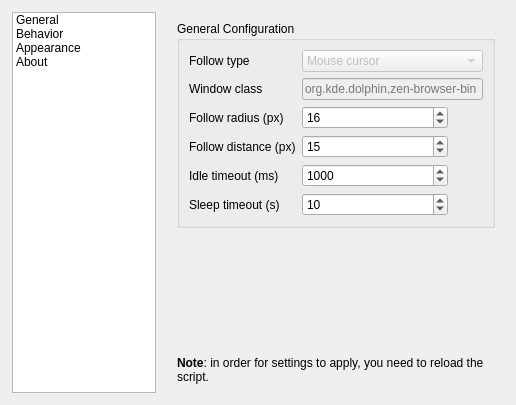
<?xml version="1.0" encoding="UTF-8"?>
<ui version="4.0">
 <class>KNekoConfig</class>
 <widget class="QWidget" name="KNekoConfig">
  <property name="geometry">
   <rect>
    <x>0</x>
    <y>0</y>
    <width>516</width>
    <height>405</height>
   </rect>
  </property>
  <property name="windowTitle">
   <string>KNeko Configuration</string>
  </property>
  <layout class="QHBoxLayout" name="horizontalLayout">
   <property name="spacing">
    <number>12</number>
   </property>
   <property name="leftMargin">
    <number>12</number>
   </property>
   <property name="topMargin">
    <number>12</number>
   </property>
   <property name="rightMargin">
    <number>12</number>
   </property>
   <property name="bottomMargin">
    <number>12</number>
   </property>
   <item>
    <widget class="QListWidget" name="categoryList">
     <property name="sizePolicy">
      <sizepolicy hsizetype="Fixed" vsizetype="Expanding">
       <horstretch>0</horstretch>
       <verstretch>0</verstretch>
      </sizepolicy>
     </property>
     <property name="minimumSize">
      <size>
       <width>144</width>
       <height>0</height>
      </size>
     </property>
     <property name="maximumSize">
      <size>
       <width>144</width>
       <height>16777215</height>
      </size>
     </property>
     <property name="selectionMode">
      <enum>QAbstractItemView::SelectionMode::SingleSelection</enum>
     </property>
     <property name="iconSize">
      <size>
       <width>22</width>
       <height>22</height>
      </size>
     </property>
     <property name="movement">
      <enum>QListView::Movement::Static</enum>
     </property>
     <property name="flow">
      <enum>QListView::Flow::TopToBottom</enum>
     </property>
     <property name="spacing">
      <number>6</number>
     </property>
     <property name="viewMode">
      <enum>QListView::ViewMode::ListMode</enum>
     </property>
     <property name="uniformItemSizes">
      <bool>true</bool>
     </property>
     <property name="currentRow">
      <number>-1</number>
     </property>
     <item>
      <property name="text">
       <string>General</string>
      </property>
      <property name="icon">
       <iconset theme="preferences-system-windows"/>
      </property>
     </item>
     <item>
      <property name="text">
       <string>Behavior</string>
      </property>
      <property name="icon">
       <iconset theme="preferences-system-splash"/>
      </property>
     </item>
     <item>
      <property name="text">
       <string>Appearance</string>
      </property>
      <property name="icon">
       <iconset theme="preferences-desktop-theme"/>
      </property>
     </item>
     <item>
      <property name="text">
       <string>About</string>
      </property>
      <property name="icon">
       <iconset theme="help-about"/>
      </property>
     </item>
    </widget>
   </item>
   <item>
    <layout class="QVBoxLayout" name="verticalLayout">
     <item>
      <widget class="QStackedWidget" name="pages">
       <property name="enabled">
        <bool>true</bool>
       </property>
       <property name="sizePolicy">
        <sizepolicy hsizetype="Expanding" vsizetype="Expanding">
         <horstretch>1</horstretch>
         <verstretch>1</verstretch>
        </sizepolicy>
       </property>
       <property name="currentIndex">
        <number>0</number>
       </property>
       <widget class="QWidget" name="pageGeneral">
        <layout class="QVBoxLayout" name="generalLayout">
         <property name="spacing">
          <number>10</number>
         </property>
         <item>
          <widget class="QGroupBox" name="groupFollow">
           <property name="title">
            <string>General Configuration</string>
           </property>
           <layout class="QFormLayout" name="followForm">
            <property name="fieldGrowthPolicy">
             <enum>QFormLayout::FieldGrowthPolicy::AllNonFixedFieldsGrow</enum>
            </property>
            <item row="0" column="0">
             <widget class="QLabel" name="labelFollowType">
              <property name="text">
               <string>Follow type</string>
              </property>
             </widget>
            </item>
            <item row="0" column="1">
             <widget class="QComboBox" name="kcfg_FollowType">
              <property name="enabled">
               <bool>false</bool>
              </property>
              <property name="toolTip">
               <string>So far, only mouse cursor tracking has been implemented</string>
              </property>
              <item>
               <property name="text">
                <string>Mouse cursor</string>
               </property>
              </item>
              <item>
               <property name="text">
                <string>Window titlebar</string>
               </property>
              </item>
              <item>
               <property name="text">
                <string>Mouse in window</string>
               </property>
              </item>
              <item>
               <property name="text">
                <string>Along taskbar</string>
               </property>
              </item>
              <item>
               <property name="text">
                <string>Fixed</string>
               </property>
              </item>
             </widget>
            </item>
            <item row="2" column="0">
             <widget class="QLabel" name="labelFollowWindowClass">
              <property name="enabled">
               <bool>true</bool>
              </property>
              <property name="text">
               <string>Window class</string>
              </property>
              <property name="wordWrap">
               <bool>false</bool>
              </property>
             </widget>
            </item>
            <item row="2" column="1">
             <widget class="QLineEdit" name="kcfg_FollowWindowClass">
              <property name="enabled">
               <bool>false</bool>
              </property>
              <property name="toolTip">
               <string>&lt;html&gt;&lt;head/&gt;&lt;body&gt;&lt;p&gt;&lt;span style=&quot; font-weight:700;&quot;&gt;Not yet implemented.&lt;/span&gt;&lt;/p&gt;&lt;p&gt;Comma separated window classes.&lt;/p&gt;&lt;p&gt;KNeko will follow the first listed class in order of precidence.&lt;/p&gt;&lt;p&gt;If no windows match, KNeko will idle instead.&lt;/p&gt;&lt;/body&gt;&lt;/html&gt;</string>
              </property>
              <property name="inputMethodHints">
               <set>Qt::InputMethodHint::ImhLatinOnly</set>
              </property>
              <property name="placeholderText">
               <string>org.kde.dolphin,zen-browser-bin</string>
              </property>
             </widget>
            </item>
            <item row="3" column="0">
             <widget class="QLabel" name="labelFollowRadius">
              <property name="text">
               <string>Follow radius (px)</string>
              </property>
             </widget>
            </item>
            <item row="3" column="1">
             <widget class="QSpinBox" name="kcfg_FollowRadius">
              <property name="sizePolicy">
               <sizepolicy hsizetype="Minimum" vsizetype="Fixed">
                <horstretch>0</horstretch>
                <verstretch>0</verstretch>
               </sizepolicy>
              </property>
              <property name="maximumSize">
               <size>
                <width>146</width>
                <height>16777215</height>
               </size>
              </property>
              <property name="cursor">
               <cursorShape>SizeVerCursor</cursorShape>
              </property>
              <property name="toolTip">
               <string>How far the target has to move before KNeko begins following again</string>
              </property>
              <property name="minimum">
               <number>0</number>
              </property>
              <property name="maximum">
               <number>9999</number>
              </property>
              <property name="singleStep">
               <number>4</number>
              </property>
              <property name="value">
               <number>16</number>
              </property>
             </widget>
            </item>
            <item row="4" column="0">
             <widget class="QLabel" name="labelFollowSpeed">
              <property name="text">
               <string>Follow distance (px)</string>
              </property>
             </widget>
            </item>
            <item row="4" column="1">
             <widget class="QSpinBox" name="kcfg_FollowSpeed">
              <property name="maximumSize">
               <size>
                <width>146</width>
                <height>16777215</height>
               </size>
              </property>
              <property name="cursor">
               <cursorShape>SizeVerCursor</cursorShape>
              </property>
              <property name="toolTip">
               <string>&lt;html&gt;&lt;head/&gt;&lt;body&gt;&lt;p&gt;The maximum distance KNeko will &amp;quot;jump&amp;quot; towards its target.&lt;/p&gt;&lt;/body&gt;&lt;/html&gt;</string>
              </property>
              <property name="minimum">
               <number>1</number>
              </property>
              <property name="maximum">
               <number>500</number>
              </property>
              <property name="value">
               <number>15</number>
              </property>
             </widget>
            </item>
            <item row="5" column="0">
             <widget class="QLabel" name="labelIdleTimeout">
              <property name="text">
               <string>Idle timeout (ms)</string>
              </property>
             </widget>
            </item>
            <item row="5" column="1">
             <widget class="QSpinBox" name="kcfg_IdleTimeout">
              <property name="maximumSize">
               <size>
                <width>146</width>
                <height>16777215</height>
               </size>
              </property>
              <property name="cursor">
               <cursorShape>SizeVerCursor</cursorShape>
              </property>
              <property name="minimum">
               <number>0</number>
              </property>
              <property name="maximum">
               <number>1000000</number>
              </property>
              <property name="singleStep">
               <number>150</number>
              </property>
              <property name="value">
               <number>1000</number>
              </property>
             </widget>
            </item>
            <item row="6" column="0">
             <widget class="QLabel" name="labelSleepTimeout">
              <property name="text">
               <string>Sleep timeout (s)</string>
              </property>
             </widget>
            </item>
            <item row="6" column="1">
             <widget class="QSpinBox" name="kcfg_SleepTimeout">
              <property name="maximumSize">
               <size>
                <width>146</width>
                <height>16777215</height>
               </size>
              </property>
              <property name="value">
               <number>10</number>
              </property>
             </widget>
            </item>
           </layout>
          </widget>
         </item>
         <item>
          <spacer name="spacerGeneral">
           <property name="orientation">
            <enum>Qt::Orientation::Vertical</enum>
           </property>
           <property name="sizeHint" stdset="0">
            <size>
             <width>20</width>
             <height>40</height>
            </size>
           </property>
          </spacer>
         </item>
         <item>
          <widget class="QLabel" name="labelNote">
           <property name="text">
            <string>&lt;html&gt;&lt;head/&gt;&lt;body&gt;&lt;p&gt;&lt;span style=&quot; font-weight:700;&quot;&gt;Note&lt;/span&gt;: in order for settings to apply, you need to reload the script.&lt;/p&gt;&lt;/body&gt;&lt;/html&gt;</string>
           </property>
           <property name="wordWrap">
            <bool>true</bool>
           </property>
          </widget>
         </item>
        </layout>
       </widget>
       <widget class="QWidget" name="pageBehavior">
        <layout class="QVBoxLayout" name="behaviorLayout">
         <property name="spacing">
          <number>10</number>
         </property>
         <property name="sizeConstraint">
          <enum>QLayout::SizeConstraint::SetDefaultConstraint</enum>
         </property>
         <item>
          <widget class="QGroupBox" name="groupBehaviour">
           <property name="title">
            <string>Advanced Behaviour Configuration</string>
           </property>
           <layout class="QFormLayout" name="offsetForm">
            <property name="fieldGrowthPolicy">
             <enum>QFormLayout::FieldGrowthPolicy::AllNonFixedFieldsGrow</enum>
            </property>
            <item row="0" column="0">
             <widget class="QLabel" name="labelOffsetX">
              <property name="text">
               <string>Follow offset (px)</string>
              </property>
             </widget>
            </item>
            <item row="0" column="1">
             <layout class="QFormLayout" name="formLayout">
              <item row="0" column="0">
               <widget class="QSpinBox" name="kcfg_FollowOffsetX">
                <property name="cursor">
                 <cursorShape>SizeVerCursor</cursorShape>
                </property>
                <property name="toolTip">
                 <string>x (px)</string>
                </property>
                <property name="minimum">
                 <number>-9999</number>
                </property>
                <property name="maximum">
                 <number>9999</number>
                </property>
                <property name="value">
                 <number>32</number>
                </property>
               </widget>
              </item>
              <item row="0" column="1">
               <widget class="QSpinBox" name="kcfg_FollowOffsetY">
                <property name="cursor">
                 <cursorShape>SizeVerCursor</cursorShape>
                </property>
                <property name="toolTip">
                 <string>y (px)</string>
                </property>
                <property name="minimum">
                 <number>-9999</number>
                </property>
                <property name="maximum">
                 <number>9999</number>
                </property>
                <property name="value">
                 <number>32</number>
                </property>
               </widget>
              </item>
             </layout>
            </item>
            <item row="1" column="0">
             <widget class="QLabel" name="labelAnimInterval">
              <property name="text">
               <string>Animation interval (ms)</string>
              </property>
             </widget>
            </item>
            <item row="1" column="1">
             <widget class="QSpinBox" name="kcfg_AnimationInterval">
              <property name="maximumSize">
               <size>
                <width>154</width>
                <height>16777215</height>
               </size>
              </property>
              <property name="cursor">
               <cursorShape>SizeVerCursor</cursorShape>
              </property>
              <property name="minimum">
               <number>50</number>
              </property>
              <property name="maximum">
               <number>10000</number>
              </property>
              <property name="singleStep">
               <number>50</number>
              </property>
              <property name="value">
               <number>150</number>
              </property>
             </widget>
            </item>
           </layout>
          </widget>
         </item>
         <item>
          <spacer name="spacerBehavior">
           <property name="orientation">
            <enum>Qt::Orientation::Vertical</enum>
           </property>
           <property name="sizeHint" stdset="0">
            <size>
             <width>20</width>
             <height>40</height>
            </size>
           </property>
          </spacer>
         </item>
        </layout>
       </widget>
       <widget class="QWidget" name="pageAppearance">
        <layout class="QVBoxLayout" name="appearanceLayout">
         <property name="spacing">
          <number>10</number>
         </property>
         <item>
          <widget class="QGroupBox" name="groupAppearance">
           <property name="title">
            <string>Appearance</string>
           </property>
           <layout class="QFormLayout" name="appearanceForm">
            <property name="fieldGrowthPolicy">
             <enum>QFormLayout::FieldGrowthPolicy::AllNonFixedFieldsGrow</enum>
            </property>
            <item row="0" column="0">
             <widget class="QLabel" name="labelAppearance">
              <property name="text">
               <string>Sprite set</string>
              </property>
             </widget>
            </item>
            <item row="0" column="1">
             <widget class="QComboBox" name="kcfg_Appearance">
              <item>
               <property name="text">
                <string>Neko</string>
               </property>
              </item>
              <item>
               <property name="text">
                <string>Black</string>
               </property>
              </item>
              <item>
               <property name="text">
                <string>Tabby</string>
               </property>
              </item>
              <item>
               <property name="text">
                <string>Calico</string>
               </property>
              </item>
              <item>
               <property name="text">
                <string>Siamese</string>
               </property>
              </item>
              <item>
               <property name="text">
                <string>Maia</string>
               </property>
              </item>
              <item>
               <property name="text">
                <string>Ghost</string>
               </property>
              </item>
              <item>
               <property name="text">
                <string>Fox</string>
               </property>
              </item>
             </widget>
            </item>
            <item row="1" column="0">
             <widget class="QLabel" name="labelUserSprite">
              <property name="text">
               <string>User sprite</string>
              </property>
             </widget>
            </item>
            <item row="1" column="1">
             <widget class="QLineEdit" name="kcfg_UserSprite">
              <property name="enabled">
               <bool>false</bool>
              </property>
              <property name="toolTip">
               <string>&lt;html&gt;&lt;head/&gt;&lt;body&gt;&lt;p&gt;Absoulte path to the spritemap image&lt;/p&gt;&lt;p&gt;If on reload, there is no image, check the validity of the path&lt;/p&gt;&lt;/body&gt;&lt;/html&gt;</string>
              </property>
              <property name="cursorPosition">
               <number>0</number>
              </property>
              <property name="placeholderText">
               <string>/home/rileyaft/Pictures/neko.png</string>
              </property>
             </widget>
            </item>
            <item row="2" column="1">
             <widget class="QCheckBox" name="kcfg_UseUserSprite">
              <property name="text">
               <string>Use user sprite?</string>
              </property>
             </widget>
            </item>
           </layout>
          </widget>
         </item>
         <item>
          <spacer name="spacerAppearance">
           <property name="orientation">
            <enum>Qt::Orientation::Vertical</enum>
           </property>
           <property name="sizeHint" stdset="0">
            <size>
             <width>20</width>
             <height>40</height>
            </size>
           </property>
          </spacer>
         </item>
         <item>
          <widget class="QLabel" name="labelAppearanceInfo">
           <property name="text">
            <string>&lt;html&gt;&lt;head/&gt;&lt;body&gt;&lt;p&gt;For an example on what a custom spritesheet looks like, check out the &lt;a href=&quot;https://github.com/rileyaft/KNeko/tree/main/package/contents/ui/img&quot;&gt;&lt;span style=&quot; text-decoration: underline; color:#5f83c1;&quot;&gt;existing images&lt;/span&gt;&lt;/a&gt; on the github page.&lt;/p&gt;&lt;p&gt;To make KNeko run smoothy, rather than jump, install the desktop effect &amp;quot;Geometry Change&amp;quot; and enable it.&lt;/p&gt;&lt;/body&gt;&lt;/html&gt;</string>
           </property>
           <property name="wordWrap">
            <bool>true</bool>
           </property>
           <property name="openExternalLinks">
            <bool>true</bool>
           </property>
          </widget>
         </item>
        </layout>
       </widget>
       <widget class="QWidget" name="pageAbout">
        <property name="cursor">
         <cursorShape>WhatsThisCursor</cursorShape>
        </property>
        <layout class="QVBoxLayout" name="aboutLayout">
         <property name="spacing">
          <number>10</number>
         </property>
         <item>
          <widget class="QGroupBox" name="groupAbout">
           <property name="title">
            <string>About</string>
           </property>
           <layout class="QFormLayout" name="aboutForm">
            <property name="fieldGrowthPolicy">
             <enum>QFormLayout::FieldGrowthPolicy::AllNonFixedFieldsGrow</enum>
            </property>
            <item row="0" column="0">
             <widget class="QPushButton" name="kcfg_EasterEgg">
              <property name="enabled">
               <bool>true</bool>
              </property>
              <property name="focusPolicy">
               <enum>Qt::FocusPolicy::NoFocus</enum>
              </property>
              <property name="text">
               <string/>
              </property>
              <property name="icon">
               <iconset theme="emote-love"/>
              </property>
              <property name="iconSize">
               <size>
                <width>48</width>
                <height>48</height>
               </size>
              </property>
              <property name="checkable">
               <bool>false</bool>
              </property>
              <property name="checked">
               <bool>false</bool>
              </property>
              <property name="default">
               <bool>false</bool>
              </property>
              <property name="flat">
               <bool>true</bool>
              </property>
             </widget>
            </item>
            <item row="0" column="1">
             <layout class="QVBoxLayout" name="verticalLayoutAbout">
              <item>
               <widget class="QLabel" name="labelAboutTitle">
                <property name="font">
                 <font>
                  <pointsize>16</pointsize>
                 </font>
                </property>
                <property name="text">
                 <string>KNeko</string>
                </property>
               </widget>
              </item>
              <item>
               <widget class="QLabel" name="labelAbout">
                <property name="font">
                 <font>
                  <pointsize>12</pointsize>
                 </font>
                </property>
                <property name="text">
                 <string>An Oneko implementation in kwinscript</string>
                </property>
                <property name="wordWrap">
                 <bool>true</bool>
                </property>
               </widget>
              </item>
             </layout>
            </item>
            <item row="1" column="1">
             <widget class="Line" name="line_2">
              <property name="minimumSize">
               <size>
                <width>0</width>
                <height>0</height>
               </size>
              </property>
              <property name="frameShadow">
               <enum>QFrame::Shadow::Plain</enum>
              </property>
              <property name="lineWidth">
               <number>4</number>
              </property>
              <property name="midLineWidth">
               <number>4</number>
              </property>
              <property name="orientation">
               <enum>Qt::Orientation::Horizontal</enum>
              </property>
             </widget>
            </item>
            <item row="2" column="1">
             <widget class="QLabel" name="labelDetails">
              <property name="text">
               <string>&lt;html&gt;&lt;head/&gt;&lt;body&gt;&lt;p&gt;If you want to see more things implemented in this script, checkout &lt;a href=&quot;https://github.com/rileyaft/KNeko&quot;&gt;&lt;span style=&quot; text-decoration: underline; color:#5f83c1;&quot;&gt;the github page&lt;/span&gt;&lt;/a&gt; for the project!&lt;/p&gt;&lt;/body&gt;&lt;/html&gt;</string>
              </property>
              <property name="wordWrap">
               <bool>true</bool>
              </property>
              <property name="openExternalLinks">
               <bool>true</bool>
              </property>
             </widget>
            </item>
            <item row="4" column="1">
             <widget class="QLabel" name="labelLicense">
              <property name="text">
               <string>&lt;html&gt;&lt;head/&gt;&lt;body&gt;&lt;p&gt;&lt;a href=&quot;https://github.com/rileyaft/KNeko?tab=GPL-3.0-1-ov-file#readme&quot;&gt;&lt;span style=&quot; text-decoration: underline; color:#5f83c1;&quot;&gt;GPLv3&lt;/span&gt;&lt;/a&gt;&lt;/p&gt;&lt;/body&gt;&lt;/html&gt;</string>
              </property>
              <property name="openExternalLinks">
               <bool>true</bool>
              </property>
             </widget>
            </item>
            <item row="5" column="1">
             <widget class="QLabel" name="labelCopyright">
              <property name="text">
               <string>Copyright © 2026 Riley Tinkl</string>
              </property>
             </widget>
            </item>
           </layout>
          </widget>
         </item>
         <item>
          <spacer name="spacerAppearance">
           <property name="orientation">
            <enum>Qt::Orientation::Vertical</enum>
           </property>
           <property name="sizeHint" stdset="0">
            <size>
             <width>20</width>
             <height>40</height>
            </size>
           </property>
          </spacer>
         </item>
        </layout>
       </widget>
      </widget>
     </item>
    </layout>
   </item>
  </layout>
 </widget>
 <resources/>
 <connections>
  <connection>
   <sender>kcfg_UseUserSprite</sender>
   <signal>toggled(bool)</signal>
   <receiver>kcfg_UserSprite</receiver>
   <slot>setEnabled(bool)</slot>
   <hints>
    <hint type="sourcelabel">
     <x>373</x>
     <y>147</y>
    </hint>
    <hint type="destinationlabel">
     <x>373</x>
     <y>111</y>
    </hint>
   </hints>
  </connection>
  <connection>
   <sender>categoryList</sender>
   <signal>currentRowChanged(int)</signal>
   <receiver>pages</receiver>
   <slot>setCurrentIndex(int)</slot>
   <hints>
    <hint type="sourcelabel">
     <x>83</x>
     <y>202</y>
    </hint>
    <hint type="destinationlabel">
     <x>335</x>
     <y>202</y>
    </hint>
   </hints>
  </connection>
 </connections>
</ui>
